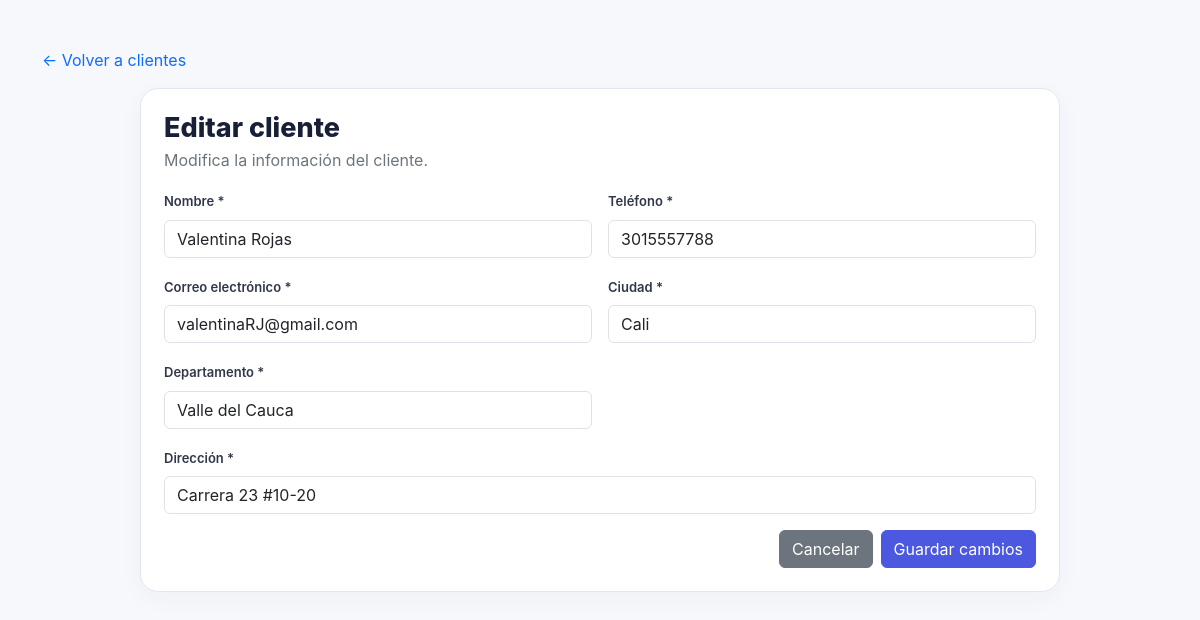
Page /editar_cliente.php?id=2 on the committed database.
### tables this page shows
CREATE TABLE clientes (
    id INT AUTO_INCREMENT PRIMARY KEY,
    nombre VARCHAR(120) NOT NULL,
    telefono VARCHAR(30),
    email VARCHAR(150),
    direccion VARCHAR(255),
    ciudad VARCHAR(100),
    departamento VARCHAR(100),
    created_at TIMESTAMP DEFAULT CURRENT_TIMESTAMP
);

### editar_cliente.php (the view, shortened to what this page needs)
<?php
require_once __DIR__ . '/config/db.php';
$id = filter_input(INPUT_GET, 'id', FILTER_VALIDATE_INT);
$stmt = $pdo->prepare(
    "SELECT id, nombre, telefono, email, direccion, ciudad, departamento
     FROM clientes
     WHERE id = ?"
);
$stmt->execute([$id]);
$cliente = $stmt->fetch(PDO::FETCH_ASSOC);
function e($valor) {
    return htmlspecialchars((string) $valor, ENT_QUOTES, 'UTF-8');
}
?>
<!DOCTYPE html>
<html lang="es">
<head>
    <link href="https://cdn.jsdelivr.net/npm/bootstrap@5.3.3/dist/css/bootstrap.min.css"
          rel="stylesheet">
    <link rel="stylesheet" href="assets/style.css">
</head>
<body class="simple-page">
<div class="container py-5">
    <a href="clientes.php" class="text-decoration-none">
        ← Volver a clientes
    </a>
    <div class="form-card mt-3">
        <h1>Editar cliente</h1>
        <p class="text-secondary">Modifica la información del cliente.</p>
        <form method="post" class="row g-3">
            <div class="col-md-6">
                <label class="form-label">Nombre *</label>
                <input required name="nombre" class="form-control"
                       value="<?= e($cliente['nombre']) ?>">
            </div>
            <div class="col-md-6">
                <label class="form-label">Teléfono *</label>
                <input required type="tel" name="telefono" class="form-control"
                       value="<?= e($cliente['telefono']) ?>">
            </div>
            <div class="col-md-6">
                <label class="form-label">Correo electrónico *</label>
                <input required type="email" name="email" class="form-control"
                       value="<?= e($cliente['email']) ?>">
            </div>
            <div class="col-md-6">
                <label class="form-label">Ciudad *</label>
                <input required name="ciudad" class="form-control"
                       value="<?= e($cliente['ciudad']) ?>">
            </div>
            <div class="col-md-6">
                <label class="form-label">Departamento *</label>
                <input required name="departamento" class="form-control"
                       value="<?= e($cliente['departamento']) ?>">
            </div>
            <div class="col-12">
                <label class="form-label">Dirección *</label>
                <input required name="direccion" class="form-control"
                       value="<?= e($cliente['direccion']) ?>">
            </div>
            <div class="col-12 d-flex gap-2 justify-content-end">
                <a href="clientes.php" class="btn btn-secondary">
                    Cancelar
                </a>
                <button type="submit" class="btn btn-primary">
                    Guardar cambios
                </button>
            </div>
        </form>
    </div>
</div>
</body>
</html>

### assets/style.css (style rules this page uses)
body { font-family: Inter, Arial, sans-serif; background: #f7f8fc; color: #303748; }
h1 { font-size: 30px; font-weight: 800; color: #182038; margin-bottom: 4px; }
p { color: #6f7789; }
.metric, .panel, .form-card { background: white; border: 1px solid #e2e6f0; border-radius: 18px; padding: 23px; box-shadow: 0 6px 24px rgba(30, 40, 70, .04); }
.form-card { max-width: 920px; margin: auto; }
.form-card h1 { font-size: 27px; }
label { font-weight: 600; font-size: 13px; margin-bottom: 6px; }
.btn-primary { background:#4b58df; border-color:#4b58df; }
.simple-page { min-height:100vh; }

### rows in the picture
clientes: nombre "Valentina Rojas", telefono "3015557788", email "valentinaRJ@gmail.com", ciudad "Cali", departamento "Valle del Cauca", direccion "Carrera 23 #10-20"
